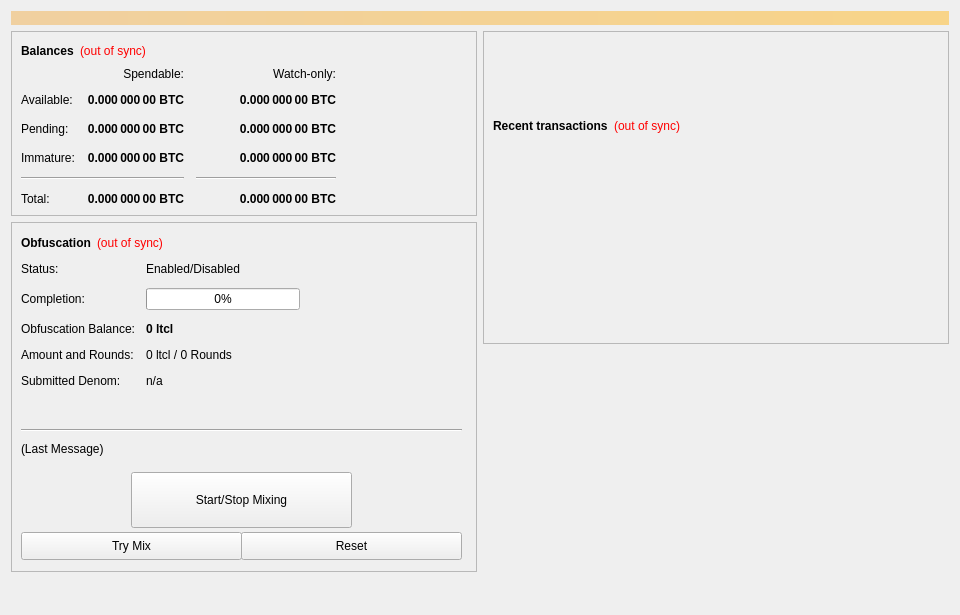
<?xml version="1.0" encoding="UTF-8"?>
<ui version="4.0">
 <class>OverviewPage</class>
 <widget class="QWidget" name="OverviewPage">
  <property name="geometry">
   <rect>
    <x>0</x>
    <y>0</y>
    <width>960</width>
    <height>615</height>
   </rect>
  </property>
  <property name="minimumSize">
   <size>
    <width>960</width>
    <height>0</height>
   </size>
  </property>
  <property name="windowTitle">
   <string>Form</string>
  </property>
  <layout class="QVBoxLayout" name="topLayout">
   <item>
    <widget class="QLabel" name="labelAlerts">
     <property name="visible">
      <bool>false</bool>
     </property>
     <property name="styleSheet">
      <string notr="true">background-color: qlineargradient(x1: 0, y1: 0, x2: 1, y2: 0, stop:0 #F0D0A0, stop:1 #F8D488); color:#000000;</string>
     </property>
     <property name="wordWrap">
      <bool>true</bool>
     </property>
     <property name="margin">
      <number>3</number>
     </property>
    </widget>
   </item>
   <item>
    <layout class="QHBoxLayout" name="horizontalLayout" stretch="1,1">
     <item>
      <layout class="QVBoxLayout" name="verticalLayout_2">
       <item>
        <widget class="QFrame" name="frame">
         <property name="frameShape">
          <enum>QFrame::StyledPanel</enum>
         </property>
         <property name="frameShadow">
          <enum>QFrame::Raised</enum>
         </property>
         <layout class="QVBoxLayout" name="verticalLayout_4">
          <item>
           <layout class="QHBoxLayout" name="horizontalLayout_4">
            <item>
             <widget class="QLabel" name="label_5">
              <property name="font">
               <font>
                <weight>75</weight>
                <bold>true</bold>
               </font>
              </property>
              <property name="text">
               <string>Balances</string>
              </property>
             </widget>
            </item>
            <item>
             <widget class="QLabel" name="labelWalletStatus">
              <property name="cursor">
               <cursorShape>WhatsThisCursor</cursorShape>
              </property>
              <property name="toolTip">
               <string>The displayed information may be out of date. Your wallet automatically synchronizes with the ltcl network after a connection is established, but this process has not completed yet.</string>
              </property>
              <property name="styleSheet">
               <string notr="true">QLabel { color: red; }</string>
              </property>
              <property name="text">
               <string notr="true">(out of sync)</string>
              </property>
              <property name="alignment">
               <set>Qt::AlignLeading|Qt::AlignLeft|Qt::AlignVCenter</set>
              </property>
             </widget>
            </item>
            <item>
             <spacer name="horizontalSpacer_3">
              <property name="orientation">
               <enum>Qt::Horizontal</enum>
              </property>
              <property name="sizeHint" stdset="0">
               <size>
                <width>40</width>
                <height>20</height>
               </size>
              </property>
             </spacer>
            </item>
           </layout>
          </item>
          <item>
           <layout class="QGridLayout" name="gridLayout">
            <property name="spacing">
             <number>12</number>
            </property>
            <item row="2" column="2">
             <widget class="QLabel" name="labelWatchPending">
              <property name="font">
               <font>
                <weight>75</weight>
                <bold>true</bold>
               </font>
              </property>
              <property name="cursor">
               <cursorShape>IBeamCursor</cursorShape>
              </property>
              <property name="toolTip">
               <string>Unconfirmed transactions to watch-only addresses</string>
              </property>
              <property name="text">
               <string notr="true">0.000 000 00 BTC</string>
              </property>
              <property name="alignment">
               <set>Qt::AlignRight|Qt::AlignTrailing|Qt::AlignVCenter</set>
              </property>
              <property name="textInteractionFlags">
               <set>Qt::LinksAccessibleByMouse|Qt::TextSelectableByKeyboard|Qt::TextSelectableByMouse</set>
              </property>
             </widget>
            </item>
            <item row="2" column="1">
             <widget class="QLabel" name="labelUnconfirmed">
              <property name="font">
               <font>
                <weight>75</weight>
                <bold>true</bold>
               </font>
              </property>
              <property name="cursor">
               <cursorShape>IBeamCursor</cursorShape>
              </property>
              <property name="toolTip">
               <string>Total of transactions that have yet to be confirmed, and do not yet count toward the spendable balance</string>
              </property>
              <property name="text">
               <string notr="true">0.000 000 00 BTC</string>
              </property>
              <property name="alignment">
               <set>Qt::AlignRight|Qt::AlignTrailing|Qt::AlignVCenter</set>
              </property>
              <property name="textInteractionFlags">
               <set>Qt::LinksAccessibleByMouse|Qt::TextSelectableByKeyboard|Qt::TextSelectableByMouse</set>
              </property>
             </widget>
            </item>
            <item row="3" column="2">
             <widget class="QLabel" name="labelWatchImmature">
              <property name="font">
               <font>
                <weight>75</weight>
                <bold>true</bold>
               </font>
              </property>
              <property name="cursor">
               <cursorShape>IBeamCursor</cursorShape>
              </property>
              <property name="toolTip">
               <string>Staked or masternode rewards in watch-only addresses that has not yet matured</string>
              </property>
              <property name="text">
               <string notr="true">0.000 000 00 BTC</string>
              </property>
              <property name="alignment">
               <set>Qt::AlignRight|Qt::AlignTrailing|Qt::AlignVCenter</set>
              </property>
              <property name="textInteractionFlags">
               <set>Qt::LinksAccessibleByMouse|Qt::TextSelectableByKeyboard|Qt::TextSelectableByMouse</set>
              </property>
             </widget>
            </item>
            <item row="4" column="0" colspan="2">
             <widget class="Line" name="lineSpendableBalance">
              <property name="orientation">
               <enum>Qt::Horizontal</enum>
              </property>
             </widget>
            </item>
            <item row="4" column="2">
             <widget class="Line" name="lineWatchBalance">
              <property name="sizePolicy">
               <sizepolicy hsizetype="Preferred" vsizetype="Fixed">
                <horstretch>0</horstretch>
                <verstretch>0</verstretch>
               </sizepolicy>
              </property>
              <property name="minimumSize">
               <size>
                <width>140</width>
                <height>0</height>
               </size>
              </property>
              <property name="orientation">
               <enum>Qt::Horizontal</enum>
              </property>
             </widget>
            </item>
            <item row="5" column="0">
             <widget class="QLabel" name="labelTotalText">
              <property name="text">
               <string>Total:</string>
              </property>
             </widget>
            </item>
            <item row="3" column="1">
             <widget class="QLabel" name="labelImmature">
              <property name="font">
               <font>
                <weight>75</weight>
                <bold>true</bold>
               </font>
              </property>
              <property name="cursor">
               <cursorShape>IBeamCursor</cursorShape>
              </property>
              <property name="toolTip">
               <string>Staked or masternode rewards that has not yet matured</string>
              </property>
              <property name="text">
               <string notr="true">0.000 000 00 BTC</string>
              </property>
              <property name="alignment">
               <set>Qt::AlignRight|Qt::AlignTrailing|Qt::AlignVCenter</set>
              </property>
              <property name="textInteractionFlags">
               <set>Qt::LinksAccessibleByMouse|Qt::TextSelectableByKeyboard|Qt::TextSelectableByMouse</set>
              </property>
             </widget>
            </item>
            <item row="2" column="3">
             <spacer name="horizontalSpacer_2">
              <property name="orientation">
               <enum>Qt::Horizontal</enum>
              </property>
              <property name="sizeHint" stdset="0">
               <size>
                <width>40</width>
                <height>20</height>
               </size>
              </property>
             </spacer>
            </item>
            <item row="3" column="0">
             <widget class="QLabel" name="labelImmatureText">
              <property name="text">
               <string>Immature:</string>
              </property>
             </widget>
            </item>
            <item row="5" column="1">
             <widget class="QLabel" name="labelTotal">
              <property name="font">
               <font>
                <weight>75</weight>
                <bold>true</bold>
               </font>
              </property>
              <property name="cursor">
               <cursorShape>IBeamCursor</cursorShape>
              </property>
              <property name="toolTip">
               <string>Your current total balance</string>
              </property>
              <property name="text">
               <string notr="true">0.000 000 00 BTC</string>
              </property>
              <property name="alignment">
               <set>Qt::AlignRight|Qt::AlignTrailing|Qt::AlignVCenter</set>
              </property>
              <property name="textInteractionFlags">
               <set>Qt::LinksAccessibleByMouse|Qt::TextSelectableByKeyboard|Qt::TextSelectableByMouse</set>
              </property>
             </widget>
            </item>
            <item row="5" column="2">
             <widget class="QLabel" name="labelWatchTotal">
              <property name="font">
               <font>
                <weight>75</weight>
                <bold>true</bold>
               </font>
              </property>
              <property name="cursor">
               <cursorShape>IBeamCursor</cursorShape>
              </property>
              <property name="toolTip">
               <string>Current total balance in watch-only addresses</string>
              </property>
              <property name="text">
               <string notr="true">0.000 000 00 BTC</string>
              </property>
              <property name="alignment">
               <set>Qt::AlignRight|Qt::AlignTrailing|Qt::AlignVCenter</set>
              </property>
              <property name="textInteractionFlags">
               <set>Qt::LinksAccessibleByMouse|Qt::TextSelectableByKeyboard|Qt::TextSelectableByMouse</set>
              </property>
             </widget>
            </item>
            <item row="0" column="2">
             <widget class="QLabel" name="labelWatchonly">
              <property name="text">
               <string>Watch-only:</string>
              </property>
              <property name="alignment">
               <set>Qt::AlignRight|Qt::AlignTrailing|Qt::AlignVCenter</set>
              </property>
             </widget>
            </item>
            <item row="1" column="0">
             <widget class="QLabel" name="labelBalanceText">
              <property name="text">
               <string>Available:</string>
              </property>
             </widget>
            </item>
            <item row="1" column="1">
             <widget class="QLabel" name="labelBalance">
              <property name="font">
               <font>
                <weight>75</weight>
                <bold>true</bold>
               </font>
              </property>
              <property name="cursor">
               <cursorShape>IBeamCursor</cursorShape>
              </property>
              <property name="toolTip">
               <string>Your current spendable balance</string>
              </property>
              <property name="text">
               <string notr="true">0.000 000 00 BTC</string>
              </property>
              <property name="alignment">
               <set>Qt::AlignRight|Qt::AlignTrailing|Qt::AlignVCenter</set>
              </property>
              <property name="textInteractionFlags">
               <set>Qt::LinksAccessibleByMouse|Qt::TextSelectableByKeyboard|Qt::TextSelectableByMouse</set>
              </property>
             </widget>
            </item>
            <item row="1" column="2">
             <widget class="QLabel" name="labelWatchAvailable">
              <property name="font">
               <font>
                <weight>75</weight>
                <bold>true</bold>
               </font>
              </property>
              <property name="cursor">
               <cursorShape>IBeamCursor</cursorShape>
              </property>
              <property name="toolTip">
               <string>Your current balance in watch-only addresses</string>
              </property>
              <property name="text">
               <string notr="true">0.000 000 00 BTC</string>
              </property>
              <property name="alignment">
               <set>Qt::AlignRight|Qt::AlignTrailing|Qt::AlignVCenter</set>
              </property>
              <property name="textInteractionFlags">
               <set>Qt::LinksAccessibleByMouse|Qt::TextSelectableByKeyboard|Qt::TextSelectableByMouse</set>
              </property>
             </widget>
            </item>
            <item row="2" column="0">
             <widget class="QLabel" name="labelPendingText">
              <property name="text">
               <string>Pending:</string>
              </property>
             </widget>
            </item>
            <item row="0" column="1">
             <widget class="QLabel" name="labelSpendable">
              <property name="text">
               <string>Spendable:</string>
              </property>
              <property name="alignment">
               <set>Qt::AlignRight|Qt::AlignTrailing|Qt::AlignVCenter</set>
              </property>
             </widget>
            </item>
           </layout>
          </item>
         </layout>
        </widget>
       </item>
       <item>
        <widget class="QFrame" name="frameObfuscation">
         <property name="minimumSize">
          <size>
           <width>0</width>
           <height>350</height>
          </size>
         </property>
         <property name="layoutDirection">
          <enum>Qt::LeftToRight</enum>
         </property>
         <property name="frameShape">
          <enum>QFrame::StyledPanel</enum>
         </property>
         <property name="frameShadow">
          <enum>QFrame::Raised</enum>
         </property>
         <widget class="QWidget" name="formLayoutWidget">
          <property name="geometry">
           <rect>
            <x>10</x>
            <y>40</y>
            <width>451</width>
            <height>161</height>
           </rect>
          </property>
          <layout class="QFormLayout" name="formLayout">
           <property name="fieldGrowthPolicy">
            <enum>QFormLayout::AllNonFixedFieldsGrow</enum>
           </property>
           <property name="horizontalSpacing">
            <number>11</number>
           </property>
           <property name="verticalSpacing">
            <number>12</number>
           </property>
           <item row="0" column="0">
            <widget class="QLabel" name="label_6">
             <property name="text">
              <string>Status:</string>
             </property>
            </widget>
           </item>
           <item row="1" column="0">
            <widget class="QLabel" name="label_7">
             <property name="text">
              <string>Completion:</string>
             </property>
            </widget>
           </item>
           <item row="1" column="1">
            <widget class="QProgressBar" name="obfuscationProgress">
             <property name="maximumSize">
              <size>
               <width>154</width>
               <height>16777215</height>
              </size>
             </property>
             <property name="value">
              <number>0</number>
             </property>
            </widget>
           </item>
           <item row="2" column="0">
            <widget class="QLabel" name="labelAnonymizedText">
             <property name="text">
              <string>Obfuscation Balance:</string>
             </property>
            </widget>
           </item>
           <item row="2" column="1">
            <widget class="QLabel" name="labelAnonymized">
             <property name="font">
              <font>
               <weight>75</weight>
               <bold>true</bold>
              </font>
             </property>
             <property name="text">
              <string notr="true">0 ltcl</string>
             </property>
            </widget>
           </item>
           <item row="3" column="0">
            <widget class="QLabel" name="label_8">
             <property name="text">
              <string>Amount and Rounds:</string>
             </property>
            </widget>
           </item>
           <item row="3" column="1">
            <widget class="QLabel" name="labelAmountRounds">
             <property name="text">
              <string>0 ltcl / 0 Rounds</string>
             </property>
            </widget>
           </item>
           <item row="4" column="0">
            <widget class="QLabel" name="label_9">
             <property name="text">
              <string>Submitted Denom:</string>
             </property>
            </widget>
           </item>
           <item row="4" column="1">
            <widget class="QLabel" name="labelSubmittedDenom">
             <property name="toolTip">
              <string>The denominations you submitted to the Masternode.&lt;br&gt;To mix, other users must submit the exact same denominations.</string>
             </property>
             <property name="text">
              <string>n/a</string>
             </property>
            </widget>
           </item>
           <item row="0" column="1">
            <widget class="QLabel" name="obfuscationEnabled">
             <property name="text">
              <string>Enabled/Disabled</string>
             </property>
            </widget>
           </item>
          </layout>
         </widget>
         <widget class="QPushButton" name="runAutoDenom">
          <property name="geometry">
           <rect>
            <x>251</x>
            <y>17</y>
            <width>1</width>
            <height>1</height>
           </rect>
          </property>
          <property name="palette">
           <palette>
            <active>
             <colorrole role="WindowText">
              <brush brushstyle="SolidPattern">
               <color alpha="255">
                <red>0</red>
                <green>0</green>
                <blue>0</blue>
               </color>
              </brush>
             </colorrole>
             <colorrole role="Button">
              <brush brushstyle="SolidPattern">
               <color alpha="255">
                <red>239</red>
                <green>238</green>
                <blue>238</blue>
               </color>
              </brush>
             </colorrole>
             <colorrole role="Light">
              <brush brushstyle="SolidPattern">
               <color alpha="255">
                <red>255</red>
                <green>255</green>
                <blue>255</blue>
               </color>
              </brush>
             </colorrole>
             <colorrole role="Midlight">
              <brush brushstyle="SolidPattern">
               <color alpha="255">
                <red>247</red>
                <green>246</green>
                <blue>246</blue>
               </color>
              </brush>
             </colorrole>
             <colorrole role="Dark">
              <brush brushstyle="SolidPattern">
               <color alpha="255">
                <red>119</red>
                <green>119</green>
                <blue>119</blue>
               </color>
              </brush>
             </colorrole>
             <colorrole role="Mid">
              <brush brushstyle="SolidPattern">
               <color alpha="255">
                <red>159</red>
                <green>159</green>
                <blue>159</blue>
               </color>
              </brush>
             </colorrole>
             <colorrole role="Text">
              <brush brushstyle="SolidPattern">
               <color alpha="255">
                <red>0</red>
                <green>0</green>
                <blue>0</blue>
               </color>
              </brush>
             </colorrole>
             <colorrole role="BrightText">
              <brush brushstyle="SolidPattern">
               <color alpha="255">
                <red>255</red>
                <green>255</green>
                <blue>255</blue>
               </color>
              </brush>
             </colorrole>
             <colorrole role="ButtonText">
              <brush brushstyle="SolidPattern">
               <color alpha="255">
                <red>0</red>
                <green>0</green>
                <blue>0</blue>
               </color>
              </brush>
             </colorrole>
             <colorrole role="Base">
              <brush brushstyle="SolidPattern">
               <color alpha="255">
                <red>255</red>
                <green>255</green>
                <blue>255</blue>
               </color>
              </brush>
             </colorrole>
             <colorrole role="Window">
              <brush brushstyle="SolidPattern">
               <color alpha="255">
                <red>239</red>
                <green>238</green>
                <blue>238</blue>
               </color>
              </brush>
             </colorrole>
             <colorrole role="Shadow">
              <brush brushstyle="SolidPattern">
               <color alpha="255">
                <red>0</red>
                <green>0</green>
                <blue>0</blue>
               </color>
              </brush>
             </colorrole>
             <colorrole role="AlternateBase">
              <brush brushstyle="SolidPattern">
               <color alpha="255">
                <red>247</red>
                <green>246</green>
                <blue>246</blue>
               </color>
              </brush>
             </colorrole>
             <colorrole role="ToolTipBase">
              <brush brushstyle="SolidPattern">
               <color alpha="255">
                <red>255</red>
                <green>255</green>
                <blue>220</blue>
               </color>
              </brush>
             </colorrole>
             <colorrole role="ToolTipText">
              <brush brushstyle="SolidPattern">
               <color alpha="255">
                <red>0</red>
                <green>0</green>
                <blue>0</blue>
               </color>
              </brush>
             </colorrole>
            </active>
            <inactive>
             <colorrole role="WindowText">
              <brush brushstyle="SolidPattern">
               <color alpha="255">
                <red>0</red>
                <green>0</green>
                <blue>0</blue>
               </color>
              </brush>
             </colorrole>
             <colorrole role="Button">
              <brush brushstyle="SolidPattern">
               <color alpha="255">
                <red>239</red>
                <green>238</green>
                <blue>238</blue>
               </color>
              </brush>
             </colorrole>
             <colorrole role="Light">
              <brush brushstyle="SolidPattern">
               <color alpha="255">
                <red>255</red>
                <green>255</green>
                <blue>255</blue>
               </color>
              </brush>
             </colorrole>
             <colorrole role="Midlight">
              <brush brushstyle="SolidPattern">
               <color alpha="255">
                <red>247</red>
                <green>246</green>
                <blue>246</blue>
               </color>
              </brush>
             </colorrole>
             <colorrole role="Dark">
              <brush brushstyle="SolidPattern">
               <color alpha="255">
                <red>119</red>
                <green>119</green>
                <blue>119</blue>
               </color>
              </brush>
             </colorrole>
             <colorrole role="Mid">
              <brush brushstyle="SolidPattern">
               <color alpha="255">
                <red>159</red>
                <green>159</green>
                <blue>159</blue>
               </color>
              </brush>
             </colorrole>
             <colorrole role="Text">
              <brush brushstyle="SolidPattern">
               <color alpha="255">
                <red>0</red>
                <green>0</green>
                <blue>0</blue>
               </color>
              </brush>
             </colorrole>
             <colorrole role="BrightText">
              <brush brushstyle="SolidPattern">
               <color alpha="255">
                <red>255</red>
                <green>255</green>
                <blue>255</blue>
               </color>
              </brush>
             </colorrole>
             <colorrole role="ButtonText">
              <brush brushstyle="SolidPattern">
               <color alpha="255">
                <red>0</red>
                <green>0</green>
                <blue>0</blue>
               </color>
              </brush>
             </colorrole>
             <colorrole role="Base">
              <brush brushstyle="SolidPattern">
               <color alpha="255">
                <red>255</red>
                <green>255</green>
                <blue>255</blue>
               </color>
              </brush>
             </colorrole>
             <colorrole role="Window">
              <brush brushstyle="SolidPattern">
               <color alpha="255">
                <red>239</red>
                <green>238</green>
                <blue>238</blue>
               </color>
              </brush>
             </colorrole>
             <colorrole role="Shadow">
              <brush brushstyle="SolidPattern">
               <color alpha="255">
                <red>0</red>
                <green>0</green>
                <blue>0</blue>
               </color>
              </brush>
             </colorrole>
             <colorrole role="AlternateBase">
              <brush brushstyle="SolidPattern">
               <color alpha="255">
                <red>247</red>
                <green>246</green>
                <blue>246</blue>
               </color>
              </brush>
             </colorrole>
             <colorrole role="ToolTipBase">
              <brush brushstyle="SolidPattern">
               <color alpha="255">
                <red>255</red>
                <green>255</green>
                <blue>220</blue>
               </color>
              </brush>
             </colorrole>
             <colorrole role="ToolTipText">
              <brush brushstyle="SolidPattern">
               <color alpha="255">
                <red>0</red>
                <green>0</green>
                <blue>0</blue>
               </color>
              </brush>
             </colorrole>
            </inactive>
            <disabled>
             <colorrole role="WindowText">
              <brush brushstyle="SolidPattern">
               <color alpha="255">
                <red>119</red>
                <green>119</green>
                <blue>119</blue>
               </color>
              </brush>
             </colorrole>
             <colorrole role="Button">
              <brush brushstyle="SolidPattern">
               <color alpha="255">
                <red>239</red>
                <green>238</green>
                <blue>238</blue>
               </color>
              </brush>
             </colorrole>
             <colorrole role="Light">
              <brush brushstyle="SolidPattern">
               <color alpha="255">
                <red>255</red>
                <green>255</green>
                <blue>255</blue>
               </color>
              </brush>
             </colorrole>
             <colorrole role="Midlight">
              <brush brushstyle="SolidPattern">
               <color alpha="255">
                <red>247</red>
                <green>246</green>
                <blue>246</blue>
               </color>
              </brush>
             </colorrole>
             <colorrole role="Dark">
              <brush brushstyle="SolidPattern">
               <color alpha="255">
                <red>119</red>
                <green>119</green>
                <blue>119</blue>
               </color>
              </brush>
             </colorrole>
             <colorrole role="Mid">
              <brush brushstyle="SolidPattern">
               <color alpha="255">
                <red>159</red>
                <green>159</green>
                <blue>159</blue>
               </color>
              </brush>
             </colorrole>
             <colorrole role="Text">
              <brush brushstyle="SolidPattern">
               <color alpha="255">
                <red>119</red>
                <green>119</green>
                <blue>119</blue>
               </color>
              </brush>
             </colorrole>
             <colorrole role="BrightText">
              <brush brushstyle="SolidPattern">
               <color alpha="255">
                <red>255</red>
                <green>255</green>
                <blue>255</blue>
               </color>
              </brush>
             </colorrole>
             <colorrole role="ButtonText">
              <brush brushstyle="SolidPattern">
               <color alpha="255">
                <red>119</red>
                <green>119</green>
                <blue>119</blue>
               </color>
              </brush>
             </colorrole>
             <colorrole role="Base">
              <brush brushstyle="SolidPattern">
               <color alpha="255">
                <red>239</red>
                <green>238</green>
                <blue>238</blue>
               </color>
              </brush>
             </colorrole>
             <colorrole role="Window">
              <brush brushstyle="SolidPattern">
               <color alpha="255">
                <red>239</red>
                <green>238</green>
                <blue>238</blue>
               </color>
              </brush>
             </colorrole>
             <colorrole role="Shadow">
              <brush brushstyle="SolidPattern">
               <color alpha="255">
                <red>0</red>
                <green>0</green>
                <blue>0</blue>
               </color>
              </brush>
             </colorrole>
             <colorrole role="AlternateBase">
              <brush brushstyle="SolidPattern">
               <color alpha="255">
                <red>239</red>
                <green>238</green>
                <blue>238</blue>
               </color>
              </brush>
             </colorrole>
             <colorrole role="ToolTipBase">
              <brush brushstyle="SolidPattern">
               <color alpha="255">
                <red>255</red>
                <green>255</green>
                <blue>220</blue>
               </color>
              </brush>
             </colorrole>
             <colorrole role="ToolTipText">
              <brush brushstyle="SolidPattern">
               <color alpha="255">
                <red>0</red>
                <green>0</green>
                <blue>0</blue>
               </color>
              </brush>
             </colorrole>
            </disabled>
           </palette>
          </property>
          <property name="focusPolicy">
           <enum>Qt::NoFocus</enum>
          </property>
          <property name="autoFillBackground">
           <bool>true</bool>
          </property>
          <property name="text">
           <string/>
          </property>
          <property name="flat">
           <bool>true</bool>
          </property>
         </widget>
         <widget class="QPushButton" name="toggleObfuscation">
          <property name="geometry">
           <rect>
            <x>120</x>
            <y>250</y>
            <width>221</width>
            <height>56</height>
           </rect>
          </property>
          <property name="sizePolicy">
           <sizepolicy hsizetype="MinimumExpanding" vsizetype="Fixed">
            <horstretch>0</horstretch>
            <verstretch>0</verstretch>
           </sizepolicy>
          </property>
          <property name="text">
           <string>Start/Stop Mixing</string>
          </property>
         </widget>
         <widget class="Line" name="lineLastMessage">
          <property name="geometry">
           <rect>
            <x>10</x>
            <y>200</y>
            <width>441</width>
            <height>16</height>
           </rect>
          </property>
          <property name="orientation">
           <enum>Qt::Horizontal</enum>
          </property>
         </widget>
         <widget class="QLabel" name="obfuscationStatus">
          <property name="geometry">
           <rect>
            <x>10</x>
            <y>220</y>
            <width>451</width>
            <height>61</height>
           </rect>
          </property>
          <property name="minimumSize">
           <size>
            <width>288</width>
            <height>43</height>
           </size>
          </property>
          <property name="text">
           <string>(Last Message)</string>
          </property>
          <property name="alignment">
           <set>Qt::AlignLeading|Qt::AlignLeft|Qt::AlignTop</set>
          </property>
          <property name="wordWrap">
           <bool>true</bool>
          </property>
         </widget>
         <widget class="QPushButton" name="obfuscationAuto">
          <property name="geometry">
           <rect>
            <x>10</x>
            <y>310</y>
            <width>221</width>
            <height>28</height>
           </rect>
          </property>
          <property name="sizePolicy">
           <sizepolicy hsizetype="MinimumExpanding" vsizetype="Fixed">
            <horstretch>0</horstretch>
            <verstretch>0</verstretch>
           </sizepolicy>
          </property>
          <property name="toolTip">
           <string>Try to manually submit a Obfuscation request.</string>
          </property>
          <property name="text">
           <string>Try Mix</string>
          </property>
         </widget>
         <widget class="QPushButton" name="obfuscationReset">
          <property name="geometry">
           <rect>
            <x>230</x>
            <y>310</y>
            <width>221</width>
            <height>28</height>
           </rect>
          </property>
          <property name="sizePolicy">
           <sizepolicy hsizetype="MinimumExpanding" vsizetype="Fixed">
            <horstretch>0</horstretch>
            <verstretch>0</verstretch>
           </sizepolicy>
          </property>
          <property name="toolTip">
           <string>Reset the current status of Obfuscation (can interrupt Obfuscation if it's in the process of Mixing, which can cost you money!)</string>
          </property>
          <property name="autoFillBackground">
           <bool>false</bool>
          </property>
          <property name="text">
           <string>Reset</string>
          </property>
         </widget>
         <widget class="QWidget" name="layoutWidget">
          <property name="geometry">
           <rect>
            <x>10</x>
            <y>10</y>
            <width>431</width>
            <height>22</height>
           </rect>
          </property>
          <layout class="QHBoxLayout" name="horizontalLayout_5">
           <item>
            <widget class="QLabel" name="label_2">
             <property name="font">
              <font>
               <weight>75</weight>
               <bold>true</bold>
              </font>
             </property>
             <property name="text">
              <string>Obfuscation</string>
             </property>
            </widget>
           </item>
           <item>
            <widget class="QLabel" name="labelObfuscationSyncStatus">
             <property name="toolTip">
              <string>The displayed information may be out of date. Your wallet automatically synchronizes with the ltcl network after a connection is established, but this process has not completed yet.</string>
             </property>
             <property name="styleSheet">
              <string notr="true">QLabel { color: red; }</string>
             </property>
             <property name="text">
              <string notr="true">(out of sync)</string>
             </property>
             <property name="alignment">
              <set>Qt::AlignLeading|Qt::AlignLeft|Qt::AlignVCenter</set>
             </property>
            </widget>
           </item>
           <item>
            <spacer name="horizontalSpacer_4">
             <property name="orientation">
              <enum>Qt::Horizontal</enum>
             </property>
             <property name="sizeHint" stdset="0">
              <size>
               <width>40</width>
               <height>20</height>
              </size>
             </property>
            </spacer>
           </item>
          </layout>
         </widget>
        </widget>
       </item>
       <item>
        <spacer name="verticalSpacer">
         <property name="orientation">
          <enum>Qt::Vertical</enum>
         </property>
         <property name="sizeHint" stdset="0">
          <size>
           <width>20</width>
           <height>40</height>
          </size>
         </property>
        </spacer>
       </item>
      </layout>
     </item>
     <item>
      <layout class="QVBoxLayout" name="verticalLayout_3">
       <item>
        <widget class="QFrame" name="frame_2">
         <property name="frameShape">
          <enum>QFrame::StyledPanel</enum>
         </property>
         <property name="frameShadow">
          <enum>QFrame::Raised</enum>
         </property>
         <layout class="QVBoxLayout" name="verticalLayout">
          <item>
           <spacer name="verticalSpacer_3">
            <property name="orientation">
             <enum>Qt::Vertical</enum>
            </property>
            <property name="sizeType">
             <enum>QSizePolicy::Fixed</enum>
            </property>
            <property name="sizeHint" stdset="0">
             <size>
              <width>20</width>
              <height>75</height>
             </size>
            </property>
           </spacer>
          </item>
          <item>
           <layout class="QHBoxLayout" name="horizontalLayout_2">
            <item>
             <widget class="QLabel" name="label_4">
              <property name="font">
               <font>
                <weight>75</weight>
                <bold>true</bold>
               </font>
              </property>
              <property name="text">
               <string>Recent transactions</string>
              </property>
             </widget>
            </item>
            <item>
             <widget class="QLabel" name="labelTransactionsStatus">
              <property name="cursor">
               <cursorShape>WhatsThisCursor</cursorShape>
              </property>
              <property name="toolTip">
               <string>The displayed information may be out of date. Your wallet automatically synchronizes with the ltcl network after a connection is established, but this process has not completed yet.</string>
              </property>
              <property name="styleSheet">
               <string notr="true">QLabel { color: red; }</string>
              </property>
              <property name="text">
               <string notr="true">(out of sync)</string>
              </property>
              <property name="alignment">
               <set>Qt::AlignRight|Qt::AlignTrailing|Qt::AlignVCenter</set>
              </property>
             </widget>
            </item>
            <item>
             <spacer name="horizontalSpacer">
              <property name="orientation">
               <enum>Qt::Horizontal</enum>
              </property>
              <property name="sizeHint" stdset="0">
               <size>
                <width>40</width>
                <height>20</height>
               </size>
              </property>
             </spacer>
            </item>
           </layout>
          </item>
          <item>
           <widget class="QListView" name="listTransactions">
            <property name="styleSheet">
             <string notr="true">QListView { background: transparent; }</string>
            </property>
            <property name="frameShape">
             <enum>QFrame::NoFrame</enum>
            </property>
            <property name="verticalScrollBarPolicy">
             <enum>Qt::ScrollBarAlwaysOff</enum>
            </property>
            <property name="horizontalScrollBarPolicy">
             <enum>Qt::ScrollBarAlwaysOff</enum>
            </property>
            <property name="selectionMode">
             <enum>QAbstractItemView::NoSelection</enum>
            </property>
           </widget>
          </item>
         </layout>
        </widget>
       </item>
       <item>
        <spacer name="verticalSpacer_2">
         <property name="orientation">
          <enum>Qt::Vertical</enum>
         </property>
         <property name="sizeType">
          <enum>QSizePolicy::Expanding</enum>
         </property>
         <property name="sizeHint" stdset="0">
          <size>
           <width>20</width>
           <height>40</height>
          </size>
         </property>
        </spacer>
       </item>
      </layout>
     </item>
    </layout>
   </item>
  </layout>
 </widget>
 <resources/>
 <connections/>
</ui>
